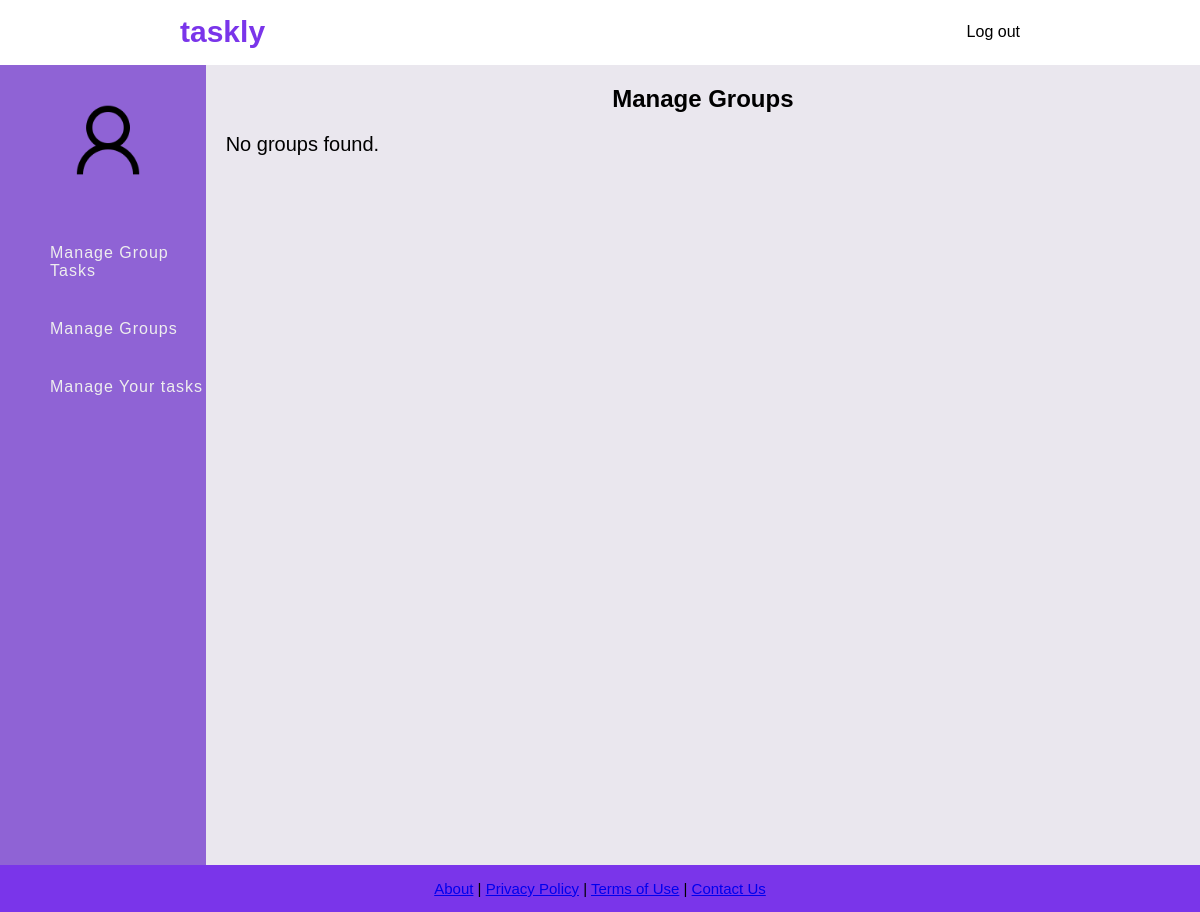
Before: /admin-tasks.php with the older database file.
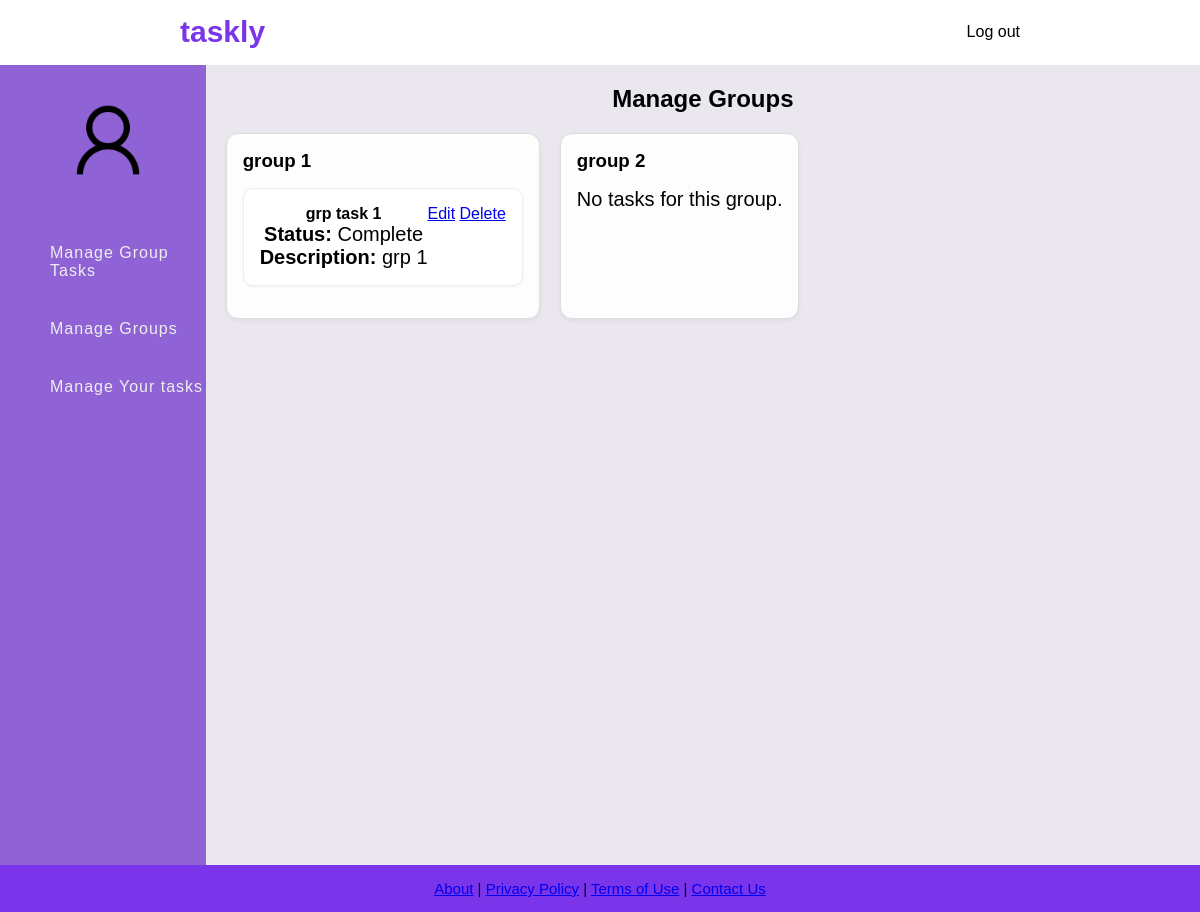
After: the same page with the newer database file.
### tables this page shows
CREATE TABLE GroupTable (
    Group_ID INTEGER PRIMARY KEY AUTOINCREMENT,
    Group_Name VARCHAR(255) NOT NULL,
    User_ID INTEGER NOT NULL,
    FOREIGN KEY (User_ID) REFERENCES User(User_ID) ON DELETE CASCADE
);

CREATE TABLE Group_Task (
    GroupTask_ID INTEGER PRIMARY KEY AUTOINCREMENT,
    GroupTask_Name VARCHAR(255) NOT NULL,
    GroupTask_Description TEXT NOT NULL,
    GroupTask_Status VARCHAR(50) NOT NULL,
    Group_ID INTEGER NOT NULL,
    FOREIGN KEY (Group_ID) REFERENCES GroupTable(Group_ID) ON DELETE CASCADE
);

### admin-tasks.php (the view, shortened to what this page needs)
<?php
include('db.php');
$userId = $_SESSION['user_id'] ?? 1;
$stmt = $conn->prepare("SELECT Group_ID, Group_Name FROM GroupTable WHERE User_ID = ?");
$stmt->execute([$userId]);
$groups = $stmt->fetchAll(PDO::FETCH_ASSOC);
$allGroupTasks = [];
if ($groups) {
    $stmt = $conn->prepare("
        SELECT GroupTask_ID, GroupTask_Name, GroupTask_Status, GroupTask_Description, Group_ID
        FROM Group_Task WHERE Group_ID IN (
            SELECT Group_ID FROM GroupTable WHERE User_ID = ?
        )
    ");
    $stmt->execute([$userId]);
    while ($task = $stmt->fetch(PDO::FETCH_ASSOC)) {
        $allGroupTasks[$task['Group_ID']][] = $task;
    }
}
?>
<!DOCTYPE html>
<html lang="en">
<head>
    <link rel="stylesheet" href="css/global.css">
</head>
<body>
<header class="navbar">
    <a href="admin-dashboard.php" class="navbar_title2"><h1>taskly</h1></a>
    <a class="navbar-index" href="logout.php">Log out</a>
</header>
<div class="container">
    <nav class="sidebar">
        <div class="user-profile">
            <a href="admin-profile.php"><img src="images/Sample_User_Icon.png" alt="User"></a>
            <h4><?php echo $_SESSION['User_Fname']; ?></h4>
        </div>
        <ul>
            <li><a href="admin-tasks.php">Manage Group Tasks</a></li>
            <li><a href="admin-group.php">Manage Groups</a></li>
            <li><a href="admin-task_personal.php">Manage Your tasks</a></li>
        </ul>
    </nav>
    <section class="task-content">
    <div class="task-container">
        <h2>Manage Groups</h2>
        <div class="tasklist-view">
            <?php if (!$groups): ?>
                <p>No groups found.</p>
            <?php else: ?>
                <?php foreach ($groups as $group): ?>
                    <div class="group-panel">
                        <div class="group-header">
                            <h3><?= htmlspecialchars($group['Group_Name']) ?></h3>
                        </div>
                        <div class="tasks-view">
                            <?php if (empty($allGroupTasks[$group['Group_ID']])): ?>
                                <p>No tasks for this group.</p>
                            <?php else: ?>
                                <?php foreach ($allGroupTasks[$group['Group_ID']] as $task): ?>
                                    <div class="task-card">
                                        <div class="task-info">
                                            <h4><?= htmlspecialchars($task['GroupTask_Name']) ?></h4>
                                            <p><strong>Status:</strong> <?= htmlspecialchars($task['GroupTask_Status']) ?></p>
                                            <p><strong>Description:</strong> <?= htmlspecialchars($task['GroupTask_Description'] ?? 'No description.') ?></p>
                                        </div>
                                        <br>
                                        <div class="task-actions">
                                            <a href="edit_grouptask.php?task_id=<?= $task['GroupTask_ID'] ?>">Edit</a>
                                            <a href="delete_grouptask.php?GroupTask_ID=<?= $task['GroupTask_ID'] ?>" onclick="return confirm('Delete this task?')">Delete</a>
                                        </div>
                                    </div>
                                <?php endforeach; ?>
                            <?php endif; ?>
                        </div>
                    </div>
                <?php endforeach; ?>
            <?php endif; ?>
        </div>
    </div>
    </section>
</div>
<footer class="footer">
    <p class="footer__text">
        <a href="#">About</a> | <a href="#">Privacy Policy</a> |
        <a href="#">Terms of Use</a> | <a href="#">Contact Us</a>
    </p>
</footer>
</body>
</html>

Changed rows visible on the page:
added grouptable: Group_Name "group 1"
added group_task: GroupTask_Name "grp task 1", GroupTask_Status "Complete", GroupTask_Description "grp 1"
added grouptable: Group_Name "group 2", shows "No tasks for this group."
Other visible differences:
text no longer shown: "No groups found."
